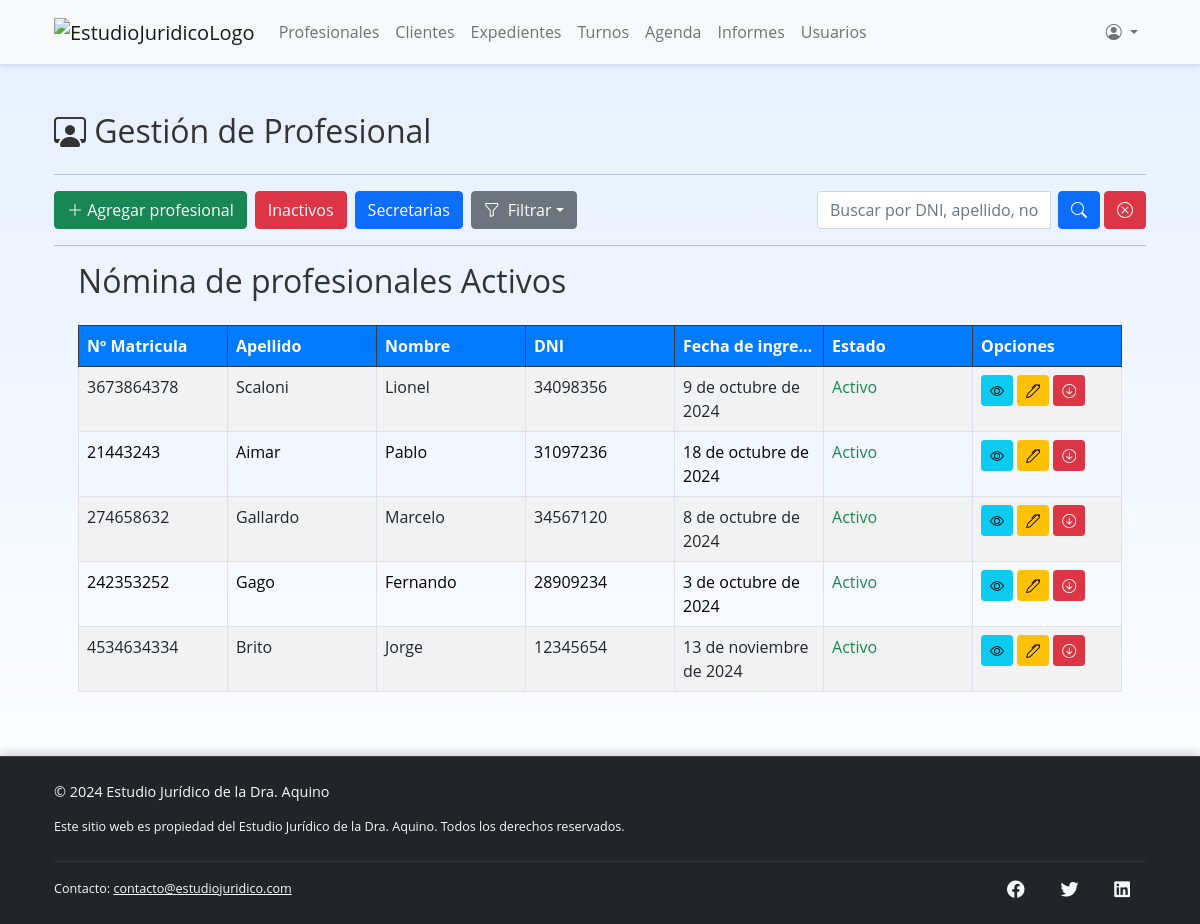
Page /profesionales/ (signed in) on the committed database.
### profesionales/models.py (models this page shows, shortened)
class Profesional(models.Model):
    nombre = models.CharField(max_length=60)
    apellido = models.CharField(max_length=60)
    dni = models.CharField('DNI', max_length=8, primary_key=True, unique=True, validators=[validar_dni])  # PK y de valor único
    idMatriculaProf = models.CharField('Nº de matricula del profesional', max_length=50, unique=True)
    foto = models.ImageField('Foto', upload_to='images/', null=True, blank=True)
    especialidad = models.CharField(max_length=200, choices=ESPECIALIDADES, null=True, blank=True)
    estado = models.BooleanField(default=True)
    fecha_ingreso = models.DateField('Fecha de ingreso')
    fecha_egreso = models.DateField('Fecha de egreso', null=True, blank=True)
    motivo_egreso = models.TextField('Motivo de egreso', max_length=250, null=True, blank=True)
    domicilio = models.CharField(max_length=250, null=True, blank=True)
    cod_postal = models.CharField('Codigo Postal', max_length=4, null=True, blank=True)
    telefono = models.CharField(max_length=10, null=True, validators=[validar_telefono])
    email = models.EmailField(max_length=250, null=True, blank=True)
    class Meta:
        verbose_name_plural = 'Profesionales'

### profesionales/views.py (the view)
# urls.py: path("", ListProfesional.as_view(), name="profesionales"),
class ListProfesional(LoginRequiredMixin, SoloAdminYAbogadoMixin, ListView):
    model = Profesional
    template_name = 'profesionales/profesionales.html'
    context_object_name = 'profesionales'
    filterset_class = ProfesionalFilter
    paginate_by = 10
    def get_queryset(self):
        queryset = super().get_queryset().filter(estado=True)
        query = self.request.GET.get('q')
        order = self.request.GET.get('order')
        if query:
            queryset = queryset.filter(
                Q(nombre__icontains=query) |
                Q(apellido__icontains=query) |
                Q(dni__icontains=query)
            )
        if order == 'apellido_asc':
            queryset = queryset.order_by('apellido')
        elif order == 'apellido_desc':
            queryset = queryset.order_by('-apellido')
        elif order == 'fecha_ingreso_asc':
            queryset = queryset.order_by('fecha_ingreso')
        elif order == 'fecha_ingreso_desc':
            queryset = queryset.order_by('-fecha_ingreso')
        return queryset
    def get_context_data(self, **kwargs):
        context = super().get_context_data(**kwargs)
        context['q'] = self.request.GET.get('q', '')
        context['order'] = self.request.GET.get('order', '')
        return context

### profesionales/views.py (called while the page is built)
    def test_func(self):
        return self.request.user.is_authenticated and (self.request.user.is_superuser or self.request.user.rol == 'Abogado' or self.request.user.rol == 'Secretaria')

### profesionales/templates/profesionales/profesionales.html (shortened to what this page needs)
{% extends "main.html" %}
{% block content %}
<br>
<div class="my-4">
    <h2>
        <i class="bi bi-person-workspace"></i> Gestión de Profesional
    </h2>
</div>
<hr>
<div class="d-flex justify-content-start align-items-center mb-3">
    {% if user.rol == 'Admin' %}
    <a href="{% url 'crear-profesional' %}" class="btn btn-success me-2">
        <i class="bi bi-plus-lg"></i> Agregar profesional
    </a>
    {% endif %}
    <a href="{% url 'profesionales-inactivos' %}" class="btn btn-danger me-2">Inactivos</a>
    <a href="{% url 'secretarias' %}" class="btn btn-primary">Secretarias</a>
    <div class="dropdown ms-2">
        <button class="btn btn-secondary dropdown-toggle d-flex align-items-center" type="button"
            id="dropdownMenuButton" data-bs-toggle="dropdown" aria-expanded="false">
            <i class="bi bi-funnel me-2"></i>
            Filtrar
        </button>
    </div>
    <form method="GET" action="{% url 'profesionales' %}" class="d-flex ms-auto">
        <div class="input-group">
            <input type="text" name="q" class="form-control me-2" placeholder="Buscar por DNI, apellido, nombre..."
                value="{{ q }}">
            <button type="submit" class="btn btn-primary rounded" aria-label="Buscar">
                <i class="bi bi-search"></i>
            </button>
            <a href="{% url 'profesionales' %}" class="btn btn-danger ms-1 rounded" aria-label="Limpiar">
                <i class="bi bi-x-circle"></i>
            </a>
        </div>
    </form>
</div>
<hr>
<div class="container">
    <h2 class="mb-4">Nómina de profesionales Activos</h2>
    <table class="table table-striped table-bordered">
        <thead class="table-dark">
            <tr>
                <th>Nº Matricula</th>
                <th>Apellido</th>
                <th>Nombre</th>
                <th>DNI</th>
                <th>Fecha de ingreso</th>
                <th>Estado</th>
                <th>Opciones</th>
            </tr>
        </thead>
        <tbody>
            {% for profesional in profesionales %}
            <tr>
                <td>{{profesional.idMatriculaProf}}</td>
                <td>{{profesional.apellido}}</td>
                <td>{{profesional.nombre}}</td>
                <td>{{profesional.dni}}</td>
                <td>{{profesional.fecha_ingreso}}</td>
                <td>
                    {% if profesional.estado %}
                    <span class="text-success">Activo</span>
                    {% else %}
                    <span class="text-danger">Inactivo</span>
                    {% endif %}
                </td>
                <td>
                    <a href="{% url 'profesional' profesional.pk %}" title="Ver" class="btn btn-info btn-sm">
                        <i class="bi bi-eye"></i>
                    </a>
                    <a href="{% url 'actualizar-profesional' profesional.pk %}" title="Editar"
                        class="btn btn-warning btn-sm">
                        <i class="bi bi-pen"></i>
                    </a>
                    <form id="darDeBajaForm" action="{% url 'dar-de-baja-profesional' profesional.pk %}" method="post"
                        style="display:inline;">
                        <button type="button" class="btn btn-danger btn-sm" title="Dar de baja"
                            onclick="confirmarBaja();">
                            <i class="bi bi-arrow-down-circle"></i>
                        </button>
                    </form>
                </td>
            </tr>
            {% empty %}
            <tr>
                <td colspan="6" class="text-center">No se encontraron profesionales activos.</td>
            </tr>
            {% endfor %}
        </tbody>
    </table>
</div>
{% endblock content %}

### static/styles/app.css (style rules this page uses)
table { table-layout: fixed; width: 100%; }
table th, table td { white-space: nowrap; text-overflow: ellipsis; overflow: hidden; }
table.table td { white-space: normal; word-wrap: break-word; max-width: 200px; vertical-align: top; }
body { background: linear-gradient(to bottom, #e6efff, #ffffff); background-attachment: fixed; font-family: 'Open Sans', sans-serif; color: #333; }
.table-striped > tbody > tr:nth-of-type(odd) { background-color: #ffffff; }
.table th { background-color: #007bff; color: white; }

### rows in the picture
Profesional: idMatriculaProf "3673864378", apellido "Scaloni", nombre "Lionel", dni "34098356", fecha_ingreso "9 de octubre de 2024", estado "Activo"
Profesional: idMatriculaProf "21443243", apellido "Aimar", nombre "Pablo", dni "31097236", fecha_ingreso "18 de octubre de 2024", estado "Activo"
Profesional: idMatriculaProf "274658632", apellido "Gallardo", nombre "Marcelo", dni "34567120", fecha_ingreso "8 de octubre de 2024", estado "Activo"
Profesional: idMatriculaProf "242353252", apellido "Gago", nombre "Fernando", dni "28909234", fecha_ingreso "3 de octubre de 2024", estado "Activo"
Profesional: idMatriculaProf "4534634334", apellido "Brito", nombre "Jorge", dni "12345654", fecha_ingreso "13 de noviembre de 2024", estado "Activo"
